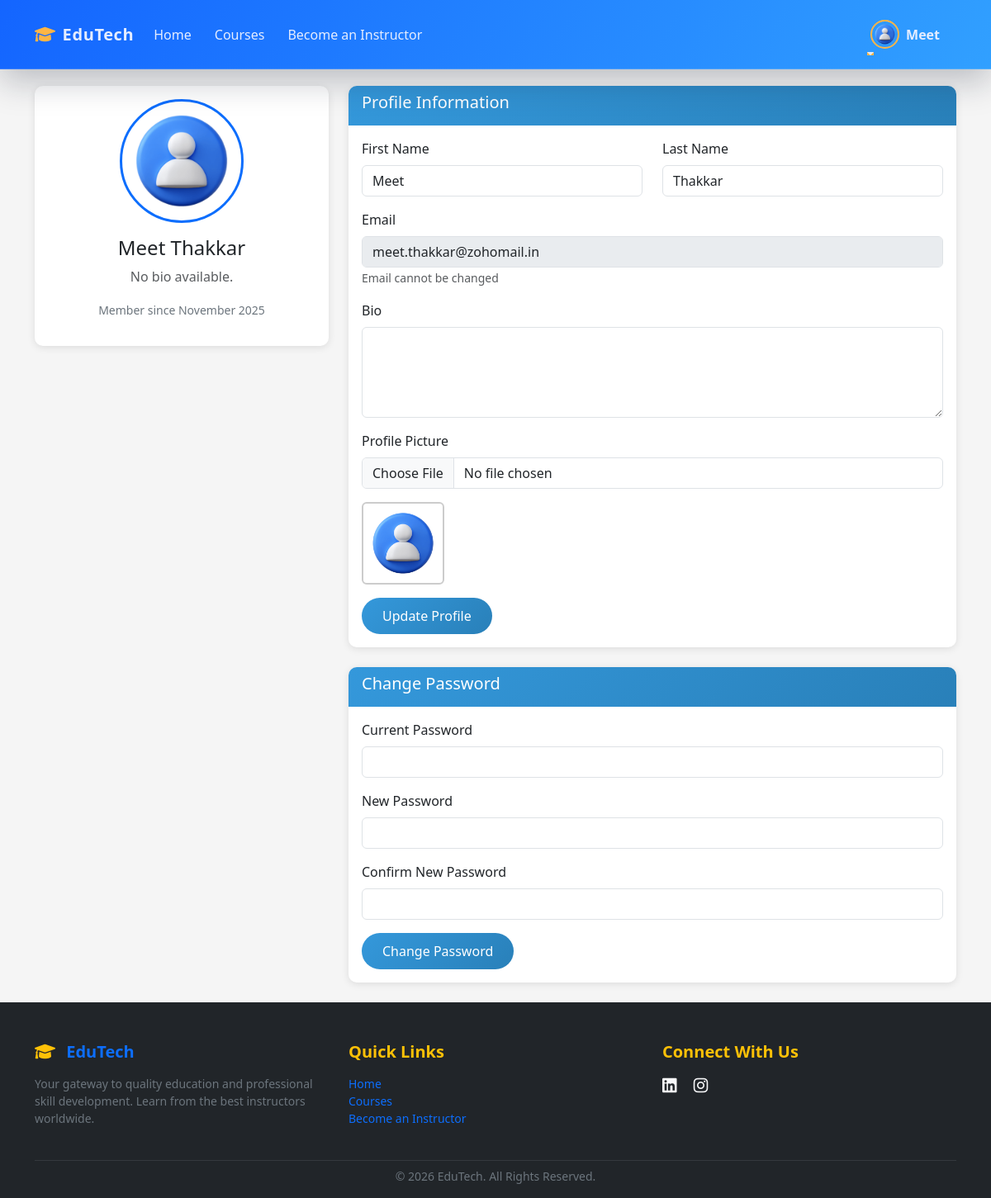
/profile.php (signed in), run on an earlier commit of the app's database.
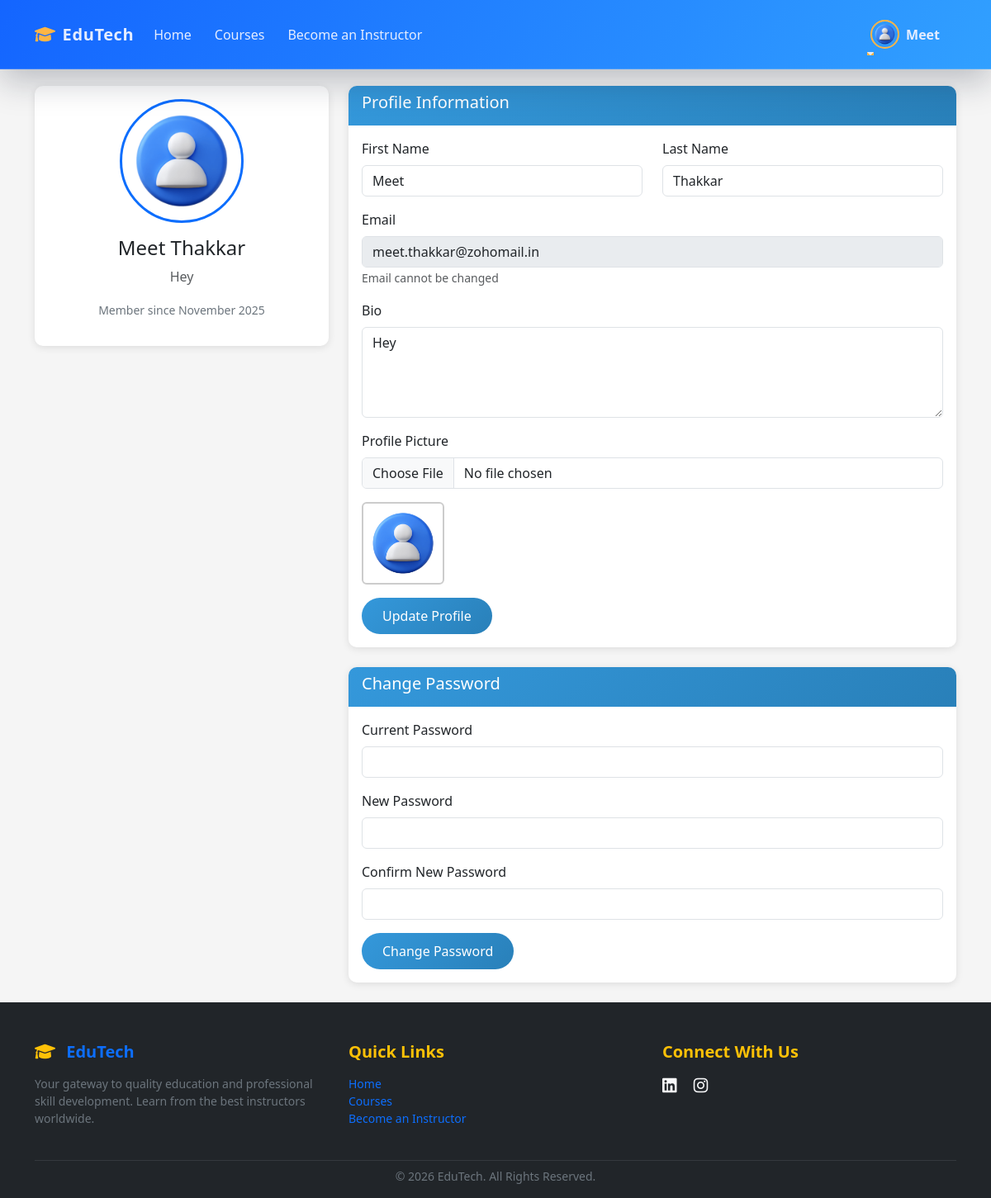
And on a later commit of the database.
### tables this page shows
CREATE TABLE `users` (
  `id` int(11) NOT NULL,
  `email` varchar(100) NOT NULL,
  `password` varchar(255) NOT NULL,
  `first_name` varchar(50) NOT NULL,
  `last_name` varchar(50) NOT NULL,
  `profile_picture` varchar(255) DEFAULT NULL,
  `bio` text DEFAULT NULL,
  `created_at` timestamp NOT NULL DEFAULT current_timestamp(),
  `updated_at` timestamp NOT NULL DEFAULT current_timestamp() ON UPDATE current_timestamp()
);

### includes/auth.php (called while the page is built, shortened)
<?php
function isLoggedIn() {
    return isset($_SESSION['user_id']) && !empty($_SESSION['user_id']);
}
?>

### profile.php (the view, shortened to what the changed rows need)
<?php
require_once 'includes/auth.php';
include 'includes/header.php';
global $pdo;
$userId = $_SESSION['user_id'];
$userStmt = $pdo->prepare("SELECT * FROM users WHERE id = ?");
$userStmt->execute([$userId]);
$user = $userStmt->fetch(PDO::FETCH_ASSOC);
?>
<div class="container mt-4">
    <div class="row">
        <div class="col-md-4">
            <div class="card text-center">
                <div class="card-body">
                    <?php
                    $profilePath = (!empty($user['profile_picture']) && file_exists($user['profile_picture']))
                        ? htmlspecialchars($user['profile_picture'])
                        : "uploads/profile_pictures/default.png";
                    ?>
                    <img src="<?php echo $profilePath; ?>" class="rounded-circle mb-3" width="150" height="150"
                        style="object-fit: cover; border: 3px solid #0d6efd;">
                    <h4><?php echo htmlspecialchars($user['first_name'] . ' ' . $user['last_name']); ?></h4>
                    <p class="mt-2 text-muted"><?php echo htmlspecialchars($user['bio'] ?: 'No bio available.'); ?></p>
                    <p class="text-secondary"><small>Member since
                            <?php echo date('F Y', strtotime($user['created_at'])); ?></small></p>
                </div>
            </div>
        </div>
        <div class="col-md-8">
            <div class="card mb-4">
                <div class="card-body">
                    <form method="POST" enctype="multipart/form-data">
                        <div class="row">
                            <div class="col-md-6 mb-3">
                                <label class="form-label">First Name</label>
                                <input type="text" name="first_name" class="form-control"
                                    value="<?php echo htmlspecialchars($user['first_name']); ?>" required>
                            </div>
                            <div class="col-md-6 mb-3">
                                <label class="form-label">Last Name</label>
                                <input type="text" name="last_name" class="form-control"
                                    value="<?php echo htmlspecialchars($user['last_name']); ?>" required>
                            </div>
                        </div>
                        <div class="mb-3">
                            <label class="form-label">Email</label>
                            <input type="email" class="form-control"
                                value="<?php echo htmlspecialchars($user['email']); ?>" disabled>
                            <small class="text-muted">Email cannot be changed</small>
                        </div>
                        <div class="mb-3">
                            <label class="form-label">Bio</label>
                            <textarea name="bio" class="form-control"
                                rows="4"><?php echo htmlspecialchars($user['bio']); ?></textarea>
                        </div>
                    </form>
                </div>
            </div>
        </div>
    </div>
</div>
<?php include 'includes/footer.php'; ?>

### includes/header.php (shortened to what the changed rows need)
<?php
require_once 'config.php';
?>
<!DOCTYPE html>
<html lang="en">
<head>
    <link href="https://cdn.jsdelivr.net/npm/bootstrap@5.3.0/dist/css/bootstrap.min.css" rel="stylesheet">
    <link href="https://cdnjs.cloudflare.com/ajax/libs/font-awesome/6.0.0/css/all.min.css" rel="stylesheet">
    <link href="assets/css/style.css" rel="stylesheet">
</head>
<body>
    <nav class="navbar navbar-expand-lg navbar-edutech fixed-top py-3">
        <div class="container">
            <div class="collapse navbar-collapse" id="navbarNav">
                <ul class="navbar-nav align-items-center gap-2">
                    <?php if (isLoggedIn()): ?>
                        <?php
                        $userId = $_SESSION['user_id'];
                        $stmt = $pdo->prepare("SELECT profile_picture, first_name FROM users WHERE id = ?");
                        $stmt->execute([$userId]);
                        $userData = $stmt->fetch(PDO::FETCH_ASSOC);
                        $profilePic = $userData['profile_picture'] ?? null;
                        $firstName = $userData['first_name'] ?? 'User';
                        $defaultPic = "uploads/profile_pictures/default.png";
                        $profilePath = (!empty($profilePic) && file_exists($profilePic))
                            ? htmlspecialchars($profilePic)
                            : $defaultPic;
                        ?>
                        <li class="nav-item dropdown d-flex align-items-center">
                            <a class="nav-link dropdown-toggle fw-semibold d-flex align-items-center" href="#"
                                id="navbarDropdown" role="button" data-bs-toggle="dropdown">
                                <img src="<?php echo $profilePath; ?>" alt="Profile Picture" class="rounded-circle me-2"
                                    style="width: 35px; height: 35px; object-fit: cover; border: 2px solid #ffb545;">
                                <?php echo htmlspecialchars($firstName); ?>
                            </a>
                        </li>
                    <?php endif; ?>
                </ul>
            </div>
        </div>
    </nav>

What changed in the data, as far as the page shows it:
changed users "Meet Thakkar": bio "No bio available." → "Hey"; bio (not shown) → "Hey"
